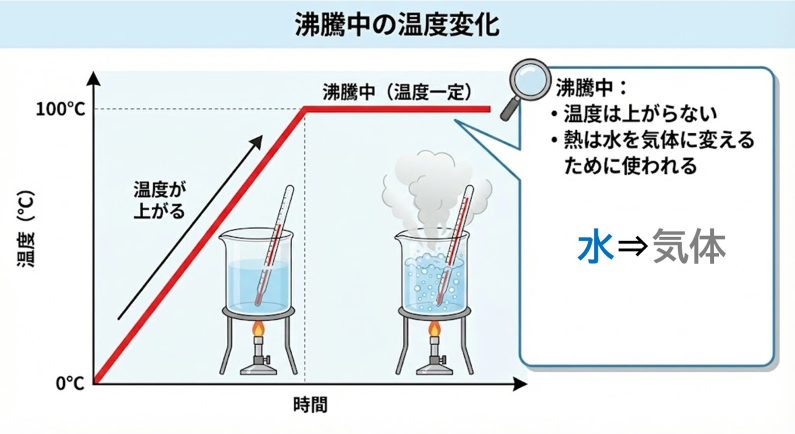
#> input picture lessons/sci/modular/futto.jpg, 1589 x 868 px (shown at 1/2 size)
$ python convert_jpg_to_png.py
#> lines starting #> are read from the running program, lines starting #| are printed output that depends on the picture
from PIL import Image
import os

# 変換対象のJPEGファイル
sci_dir = 'lessons/sci/modular'
jpg_files = [
    'futto.jpg',
    'gyoketsu.jpg',
    'johatsu.jpg',
    'kazetojohatsu.jpg',
    'Q3.jpg',
    'Q4.jpg',
    'Q5.jpg',
    'Q26.jpg',
    'Q27.jpg',
    'Q28.jpg',
    'Q29.jpg',
    'Q30.jpg',
    'yuge.jpg',
    'yukai.jpg'
]

max_size_kb = 100

for jpg_file in jpg_files:
    jpg_path = os.path.join(sci_dir, jpg_file)
    png_path = os.path.join(sci_dir, jpg_file.replace('.jpg', '.png'))

    if not os.path.exists(jpg_path):
        print(f'ファイルが見つかりません: {jpg_file}')
        continue

    try:
        # JPEG画像を開く
        img = Image.open(jpg_path)
#> img is the input picture: PIL image 1589x868 RGB; mean R, G, B 228.7, 233.6, 235.7
        original_size = os.path.getsize(jpg_path) / 1024

        print(f'\n{jpg_file}:')
        print(f'  元のサイズ: {original_size:.2f} KB')

        # PNG形式で保存を試みる
        # PNGは圧縮率が低いので、必要に応じてリサイズする
        scale = 1.0
        quality_level = 9  # PNGの圧縮レベル（0-9、9が最高圧縮）

        while True:
            # スケールを適用
            if scale < 1.0:
                new_width = int(img.width * scale)
                new_height = int(img.height * scale)
                resized_img = img.resize((new_width, new_height), Image.Resampling.LANCZOS)
            else:
                resized_img = img.copy()

            # PNG形式で保存
            resized_img.save(png_path, 'PNG', optimize=True, compress_level=quality_level)
            png_size = os.path.getsize(png_path) / 1024

            if png_size <= max_size_kb:
                print(f'  ✓ 変換完了: {png_size:.2f} KB (PNG, scale: {scale:.2f})')
                # 元のJPEGファイルを削除
                os.remove(jpg_path)
                break
            else:
                # まだ大きい場合はスケールを下げる
                if scale > 0.3:
                    scale -= 0.1
                else:
                    # さらにスケールを下げる
                    scale = max(0.2, scale - 0.05)
                    quality_level = min(9, quality_level + 1)

                if scale < 0.2:
                    print(f'  ✗ 変換に失敗: 目標サイズに到達できませんでした (現在: {png_size:.2f} KB)')
                    # それでもPNGとして保存
                    break
#> this loop made 8 passes
#> pass 2, `resized_img = img.resize((new_width, new_height), Image.Resampling.LAN..`:
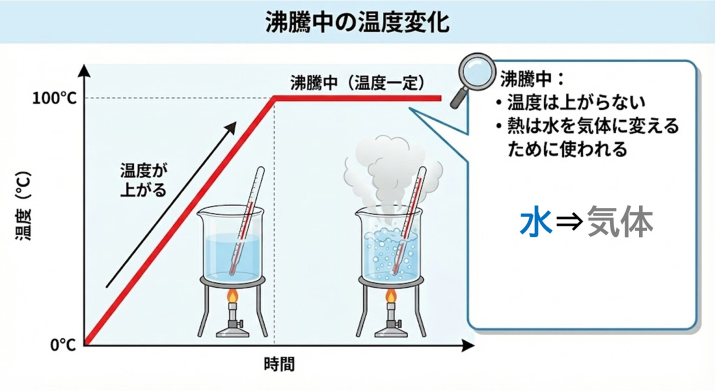
#> resized_img: PIL image 1430x781 RGB (shown at 1/2 size); mean R, G, B 228.7, 233.6, 235.7
#> pass 3, `resized_img = img.resize((new_width, new_height), Image.Resampling.LAN..`:
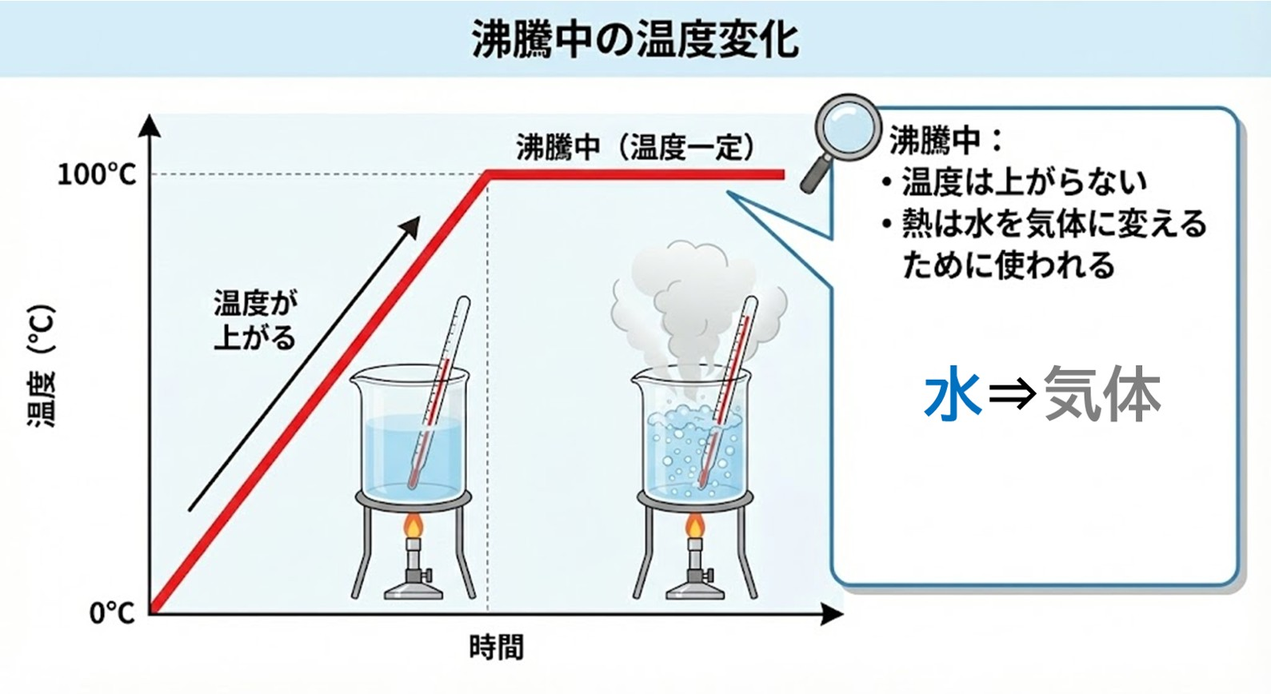
#> resized_img: PIL image 1271x694 RGB; mean R, G, B 228.7, 233.6, 235.7
#> after the loop:
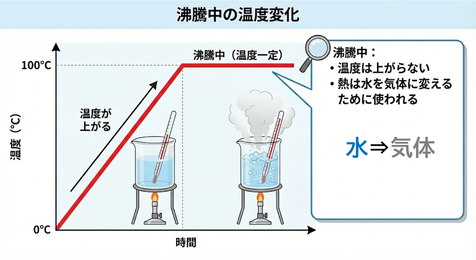
#> resized_img: PIL image 476x260 RGB; mean R, G, B 228.6, 233.4, 235.5
#> after the loop, scale = 0.3

    except Exception as e:
        print(f'エラー ({jpg_file}): {e}')
#> pass 2 of the loop `for jpg_file in jpg_files:`:
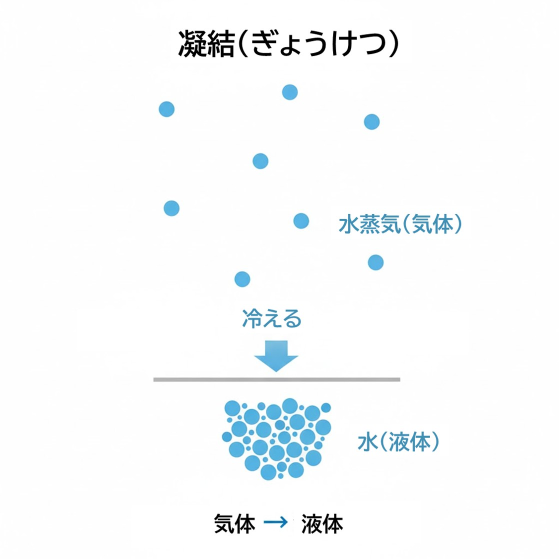
#> input picture lessons/sci/modular/gyoketsu.jpg, 1117 x 1117 px (shown at 1/2 size)
#> img is the input picture: PIL image 1117x1117 RGB; mean R, G, B 246.9, 249.5, 250.6
#> original_size = 69.12
#|   元のサイズ: 69.12 KB
#> the loop `while True:` made 6 passes
#> png_size on passes 1 to 6: 223.7, 193.4, 161.1, 130.2, 102.3, 76.4
#> (printed output is left out)
#> pass 3, `resized_img = img.resize((new_width, new_height), Image.Resampling.LAN..`:
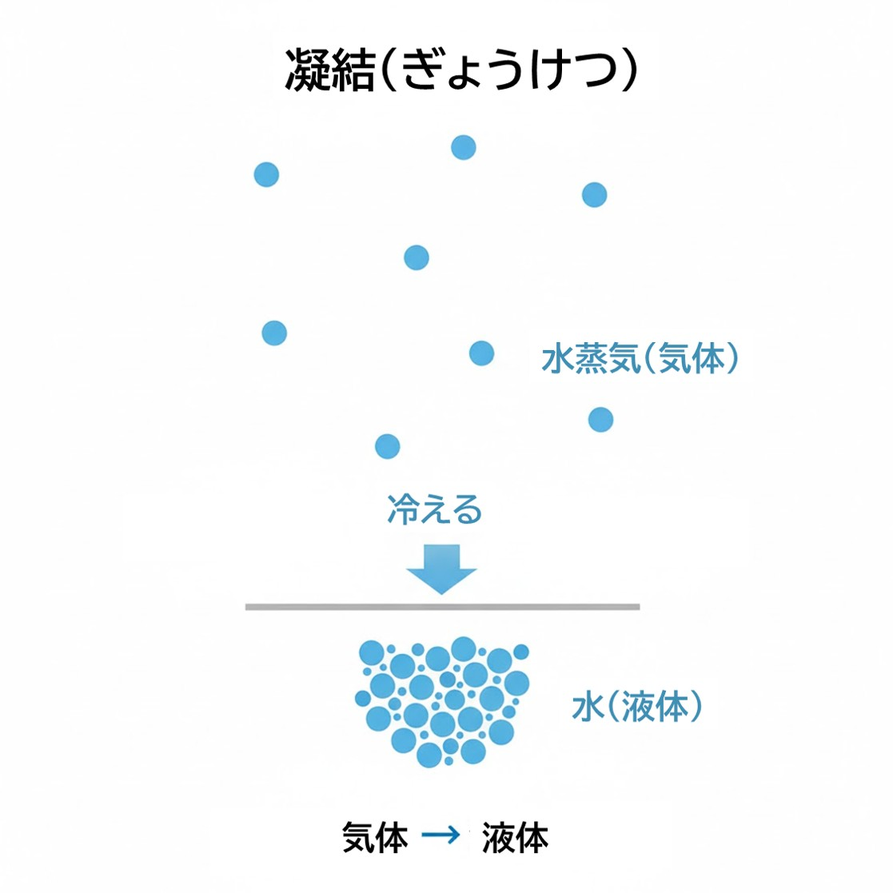
#> resized_img: PIL image 893x893 RGB; mean R, G, B 246.9, 249.4, 250.6
#> after the loop `while True:`: scale = 0.5
#> pass 3 of the loop `for jpg_file in jpg_files:`:
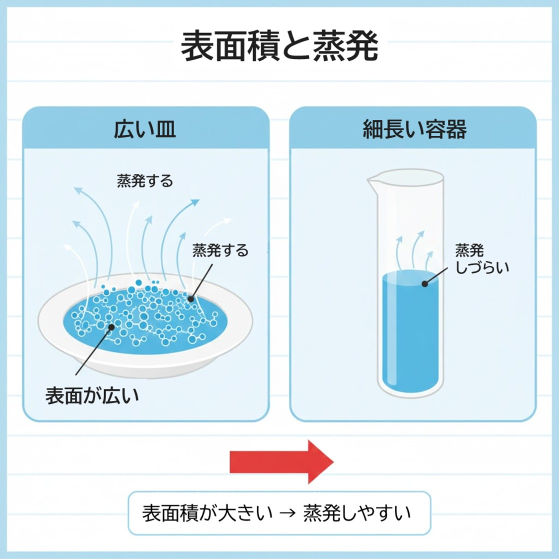
#> input picture lessons/sci/modular/johatsu.jpg, 1118 x 1117 px (shown at 1/2 size)
#> img is the input picture: PIL image 1118x1117 RGB; mean R, G, B 221.6, 235.2, 241.7
#> original_size = 137.6
#|   元のサイズ: 137.59 KB
#> the loop `while True:` made 8 passes
#> png_size on passes 1 to 8: 497.8, 464, 379.7, 310.2, 244.1, 182.7, 130.4, 83.44
#> (printed output is left out)
#> pass 3, `resized_img = img.resize((new_width, new_height), Image.Resampling.LAN..`:
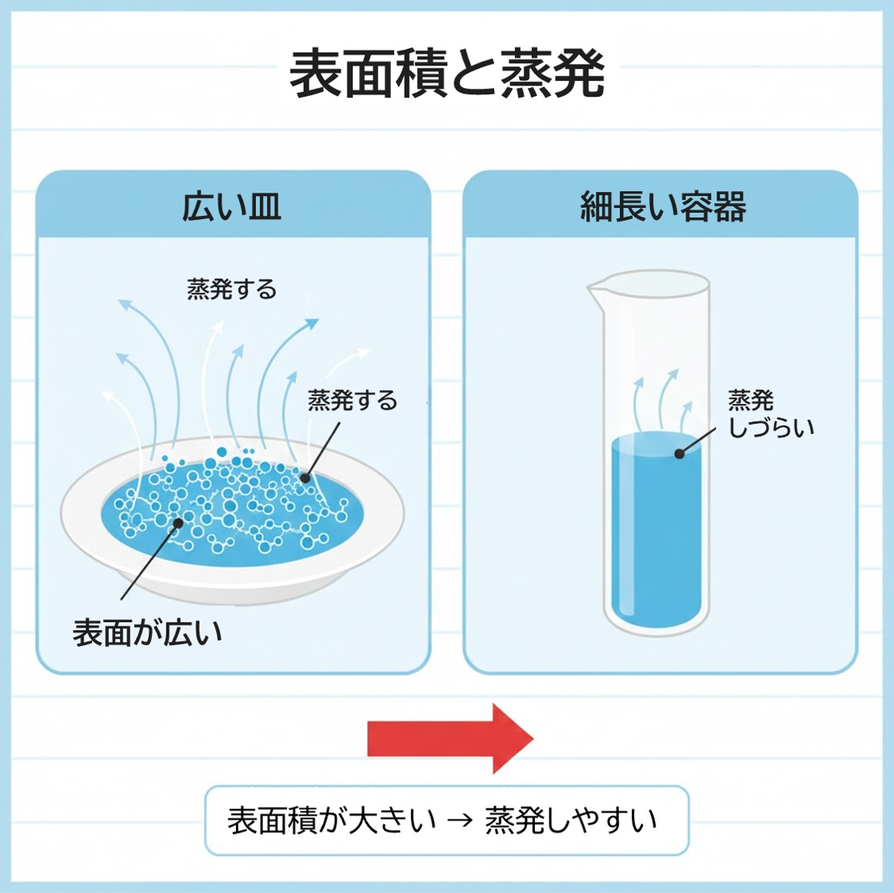
#> resized_img: PIL image 894x893 RGB; mean R, G, B 221.6, 235.2, 241.7
#> after the loop `while True:`:
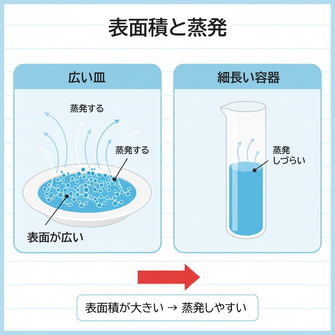
#> resized_img: PIL image 335x335 RGB; mean R, G, B 221.5, 235, 241.5
#> after the loop `while True:`: scale = 0.3
#> the loop made 14 passes; the first 3 are shown

print('\n変換完了！')
